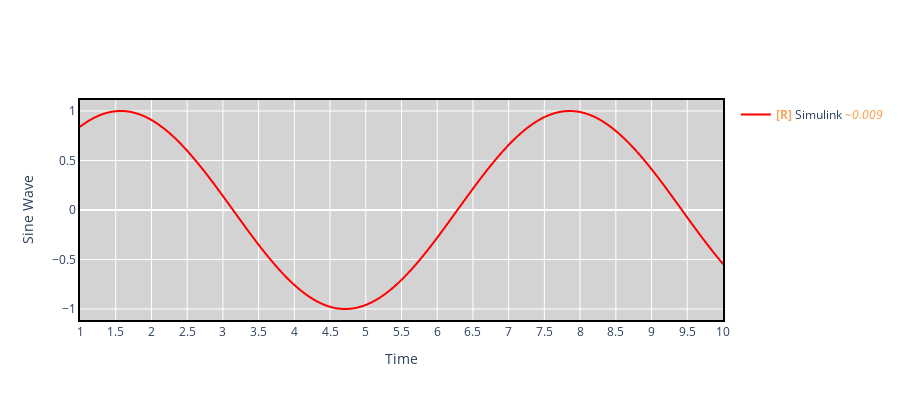

This figure's notebook cell:
### Code cell
fig = FigureResampler(
make_subplots(
    rows=1,
    cols=1,
    print_grid=False
)
)

fig.add_trace(
    go.Scattergl(showlegend=True, mode='lines', line=dict(color='red', width=2), name='Simulink'),
    hf_x=sin_df['x'], hf_y=sin_df['y'], 
row=1, col=1
)


fig.update_xaxes(title_text='Time', row=1, col=1)
fig.update_yaxes(title_text='Sine Wave', row=1, col=1)


fig.update_layout( showlegend=True,  width=900, height=400)
fig.update_xaxes(showline=True, linewidth=2, linecolor='black', mirror=True)
fig.update_yaxes(showline=True, linewidth=2, linecolor='black', mirror=True)
fig.update_layout(plot_bgcolor = "lightgray")
fig.update_layout(
    xaxis = dict(
        tickmode = 'linear',
        tick0 = 0.0,
        dtick = 0.5
    )
)
fig.show()

### Figure 1 — Plotly figure (JSON) as saved in the notebook; plotly's stock layout.template omitted (floating-point values rounded to 4 significant figures; data arrays with more than 128 entries replaced by an {"elided": "..."} marker saying what was removed)
{"data": [{"line": {"color": "red", "width": 2}, "mode": "lines", "name": "<b style=\"color:sandybrown\">[R]</b> Simulink <i style=\"color:#fc9944\">~0.009</i>", "showlegend": true, "type": "scattergl", "uid": "4ed362bc-e693-4ab1-a488-206cfa7647b1", "x": {"elided": "1000 float values"}, "xaxis": "x", "y": {"elided": "1000 float values"}, "yaxis": "y"}], "layout": {"height": 400, "plot_bgcolor": "lightgray", "showlegend": true, "width": 900, "xaxis": {"anchor": "y", "domain": [0, 1], "dtick": 0.5, "linecolor": "black", "linewidth": 2, "mirror": true, "showline": true, "tick0": 0, "tickmode": "linear", "title": {"text": "Time"}}, "yaxis": {"anchor": "x", "domain": [0, 1], "linecolor": "black", "linewidth": 2, "mirror": true, "showline": true, "title": {"text": "Sine Wave"}}}}
